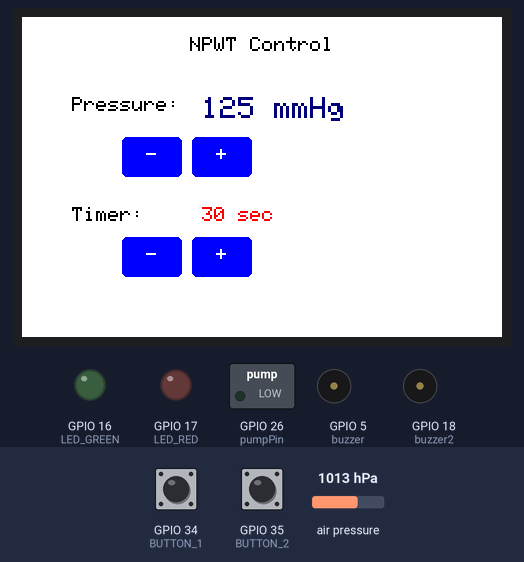
Simulated run of this sketch. Board: ESP32. On the bench: 480×320 colour display, switched loads named in the sketch (green lamp = pin HIGH), output pins drawn as LEDs (lit = HIGH), buzzer (waves = sounding, pin HIGH). The test bench sets the inputs (shaded band); at power-on: GPIO 35 (BUTTON_2) HIGH, GPIO 34 (BUTTON_1) HIGH, air pressure 1013 hPa. What the sketch prints to the serial monitor is not drawn.

Above: at 1.5 s.
1.6 s: GPIO 35 (BUTTON_2) pulled LOW for 0.15 s
At 3.2 s:
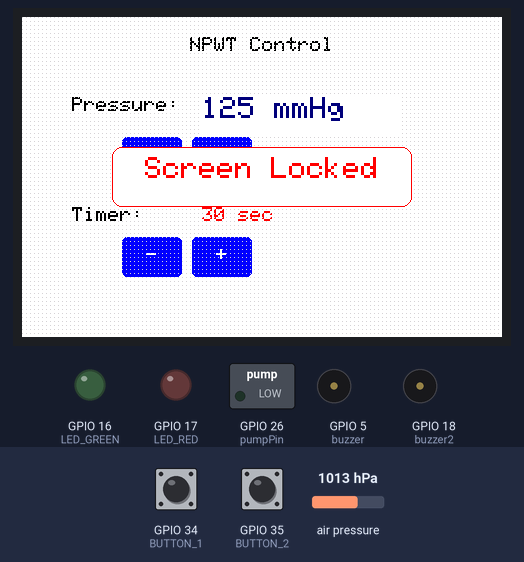
4.7 s: GPIO 34 (BUTTON_1) pulled LOW for 0.15 s
At 6.1 s:
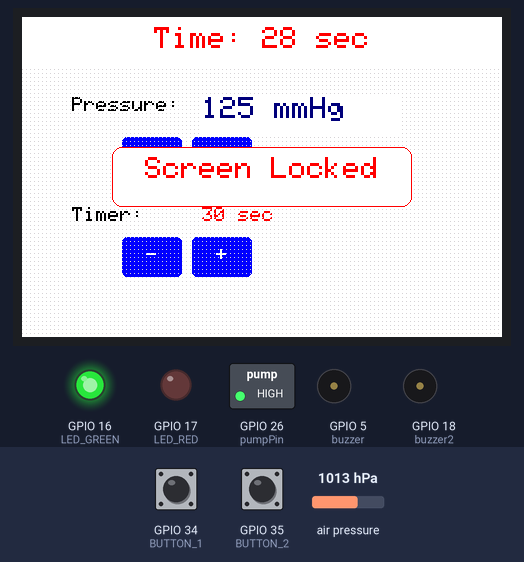
7.8 s: GPIO 35 (BUTTON_2) pulled LOW for 0.15 s
At 9.4 s:
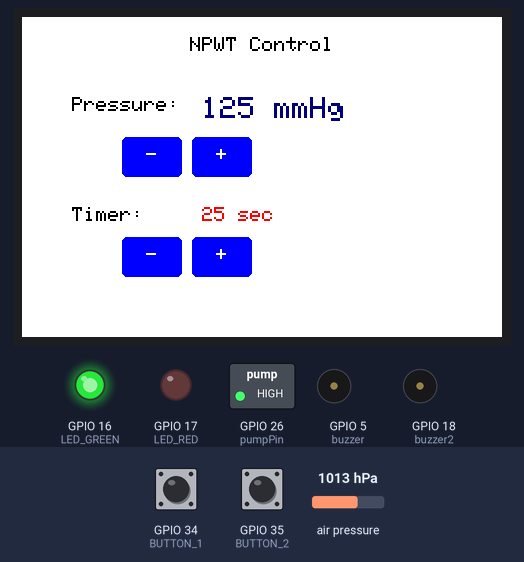
10.9 s: GPIO 34 (BUTTON_1) pulled LOW for 1 s
At 11.19 s:
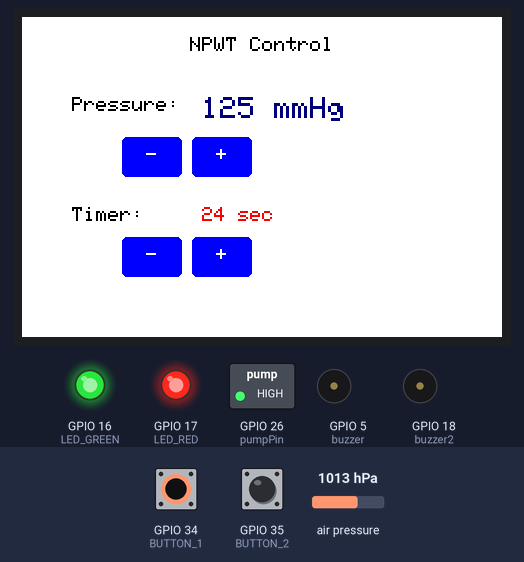
13.4 s: GPIO 34 (BUTTON_1) pulled LOW for 0.15 s
At 13.56 s:
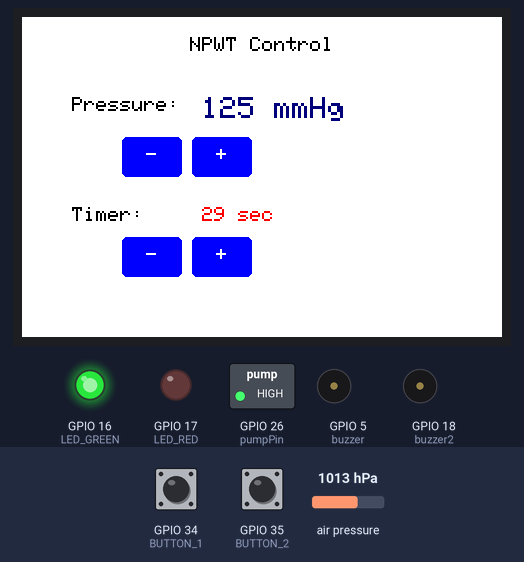
15.0 s: GPIO 35 (BUTTON_2) pulled LOW for 0.15 s
At 18.4 s:
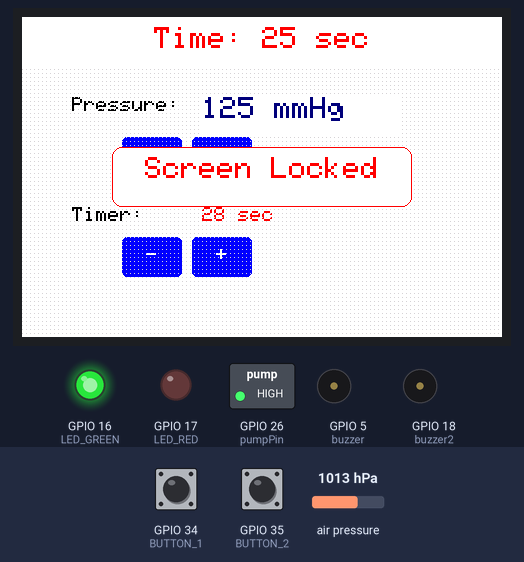
Timing chart, 0 to 19.1 s (numbered marks = the images above; inputs shaded):
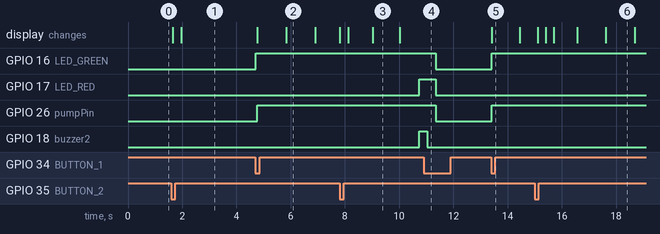

The sketch:

integrasi_ubah_display.ino
```cpp
#include <Wire.h>
#include <Adafruit_Sensor.h>
#include <Adafruit_BMP280.h>
#include <PID_v1_bc.h>
#include <SPI.h>
#include <TFT_eSPI.h>
#include <XPT2046_Touchscreen.h>

// BMP280 setup
Adafruit_BMP280 bmp;
const int pumpPin = 26;
double setpoint = 759.0;
double atm = 925.0;
double error;

double input;
double output = 0;
double kp = 8, ki = 0.5, kd = 1.0;
PID myPID(&input, &output, &setpoint, kp, ki, kd, REVERSE);

const int minOutput = 60;

// PWM settings for ESP32
const int pwmChannel = 0;
const int pwmFreq = 5000;
const int pwmResolution = 8;

// TFT and Touchscreen setup
TFT_eSPI tft = TFT_eSPI();

// Button pins
#define BUTTON_1 34
#define BUTTON_2 35
#define LED_RED 17
#define LED_GREEN 16
#define buzzer 5
#define buzzer2 18

//#define pumpPin 26

// Touchscreen pins
#define XPT2046_IRQ 36
#define XPT2046_MOSI 32
#define XPT2046_MISO 39
#define XPT2046_CLK 25
#define XPT2046_CS 33

// Button states
int lastState_1 = LOW;
int currentState_1;
int lastState_2 = LOW;
int currentState_2;
bool pumpState = false;
bool greenState = false;
bool lockState = false;
bool isBuzzing = false;
unsigned long previousMillis = 0;
const long interval = 500;

//bool buzzerState = false;

SPIClass touchscreenSPI = SPIClass(VSPI);
XPT2046_Touchscreen touchscreen(XPT2046_CS, XPT2046_IRQ);

// Screen dimensions
#define SCREEN_WIDTH 480
#define SCREEN_HEIGHT 320

// Button dimensions and positions
#define BUTTON_WIDTH 60
#define BUTTON_HEIGHT 40
//#define BUTTON_SPACING 20

// Define colors
#define BACKGROUND TFT_WHITE
#define BUTTON_COLOR TFT_BLUE
#define TEXT_COLOR TFT_BLACK
#define VALUE_COLOR TFT_NAVY
#define TIMER_COLOR TFT_RED

// Pressure control
int targetPressure = 125;
const int pressureStep = 5;
const int minPressure = 50;
const int maxPressure = 200;

// Timer variables
unsigned long timerDuration = 0;
unsigned long startTime = 0;
bool timerRunning = false;
int timerValue = 30; // Default timer value in seconds

int count;

// Button coordinates
struct Button {
    int x;
    int y;
    int width;
    int height;
    const char* text;
};

// Define buttons
#define BUTTON_SPACING 10
#define ROW_Y 220
#define ROW_P 120

Button minusBtn = {100, ROW_P, BUTTON_WIDTH, BUTTON_HEIGHT, "-"};
Button plusBtn = {100 + BUTTON_WIDTH + BUTTON_SPACING, ROW_P, BUTTON_WIDTH, BUTTON_HEIGHT, "+"};
Button timerMinusBtn = {100, ROW_Y, BUTTON_WIDTH, BUTTON_HEIGHT, "-"};
Button timerPlusBtn = {100 + BUTTON_WIDTH + BUTTON_SPACING, ROW_Y, BUTTON_WIDTH, BUTTON_HEIGHT, "+"};
//Button startBtn = {50 + 4 * (BUTTON_WIDTH + BUTTON_SPACING), ROW_Y, BUTTON_WIDTH * 1.5, BUTTON_HEIGHT, "Start"};

// Scaling factors
#define X_SCALING 1
#define Y_SCALING 0.7
#define X_OFFSET 25
#define Y_OFFSET 3

void drawButton(Button btn, uint16_t color) {
    tft.fillRoundRect(btn.x, btn.y, btn.width, btn.height, 5, color);
    tft.setTextColor(TFT_WHITE);
    tft.setTextSize(2);
    tft.drawCentreString(btn.text, btn.x + btn.width/2, btn.y + btn.height/4, 1);
}

void drawInterface() {
    tft.fillScreen(BACKGROUND);

    // Draw title
    tft.setTextColor(TEXT_COLOR);
    tft.setTextSize(2);
    tft.drawCentreString("NPWT Control", SCREEN_WIDTH/2, 20, 1);

    // Draw pressure section title
    tft.drawString("Pressure:", 50, 80, 1);

    // Draw pressure value
    tft.setTextColor(VALUE_COLOR);
    tft.setTextSize(3);
    String pressureText = String(targetPressure) + " mmHg";
    tft.drawString(pressureText, 180, 80, 1);

    // Draw timer section title
    tft.setTextColor(TEXT_COLOR);
    tft.setTextSize(2);
    tft.drawString("Timer:", 50, 190, 1);

    // Draw timer value
    updateTimerDisplay();

    // Draw all buttons
    drawButton(minusBtn, BUTTON_COLOR);
    drawButton(plusBtn, BUTTON_COLOR);
    drawButton(timerMinusBtn, BUTTON_COLOR);
    drawButton(timerPlusBtn, BUTTON_COLOR);
    //drawButton(startBtn, timerRunning ? TFT_RED : TFT_GREEN);
}

void updateTimerDisplay() {
    if (lockState) {
        tft.fillRect(0, 0, SCREEN_WIDTH, 50, TFT_WHITE);
        tft.setTextColor(TIMER_COLOR, TFT_WHITE);
        tft.setTextSize(3);

        if (timerRunning) {
            unsigned long remainingTime = (timerDuration - (millis() - startTime)) / 1000;
            if (remainingTime > 0) {
                String timeText = "Time: " + String(remainingTime) + " sec";
                tft.drawCentreString(timeText, SCREEN_WIDTH/2, 10, 1);
            } else {
                timerRunning = false;
                tft.drawCentreString("Time's up!", SCREEN_WIDTH/2, 10, 1);
                greenState = false;
                pumpState = false;
                digitalWrite(LED_RED, LOW);
                analogWrite(pumpPin, 0);
                //tone(buzzer, 2000, 2000);
                tone(buzzer, 4186, 300);
                //delay(300);
                tone(buzzer, 4434.92, 300);
                //delay(300);
                tone(buzzer, 4698.63, 300);
                //delay(300);
                tone(buzzer, 4978, 300);
                //delay(300);
                tone(buzzer, 5274, 300);
                //delay(300);
                noTone(buzzer);
            }
            tft.fillRoundRect(SCREEN_WIDTH/2 - 150, SCREEN_HEIGHT/2 - 30, 300, 60, 10, TFT_WHITE);
            tft.drawRoundRect(SCREEN_WIDTH/2 - 150, SCREEN_HEIGHT/2 - 30, 300, 60, 10, TFT_RED);
            tft.drawCentreString("Screen Locked", SCREEN_WIDTH/2, SCREEN_HEIGHT/2 - 20, 1);
        }
    } else {
        tft.fillRect(180, 180, 200, 30, BACKGROUND);
        tft.setTextColor(TIMER_COLOR);
        tft.setTextSize(2);

        if (timerRunning) {
            unsigned long remainingTime = (timerDuration - (millis() - startTime)) / 1000;
            if (remainingTime > 0) {
                String timeText = String(remainingTime) + " sec";
                tft.drawString(timeText, 180, 190, 1);
            } else {
                timerRunning = false;
                tft.drawString("Time's up!", 180, 190, 1);
                greenState = false;
                pumpState = false;
                digitalWrite(LED_RED, LOW);
                analogWrite(pumpPin, 0);
                //tone(buzzer, 2000, 2000);
                tone(buzzer, 4186, 300);
                //delay(300);
                tone(buzzer, 4434.92, 300);
                //delay(300);
                tone(buzzer, 4698.63, 300);
                //delay(300);
                tone(buzzer, 4978, 300);
                //delay(300);
                tone(buzzer, 5274, 300);
                //delay(300);
                noTone(buzzer);
            }
        } else {
            String timeText = String(timerValue) + " sec";
            tft.drawString(timeText, 180, 190, 1);
        }
    }
}

void showLockMessage() {
    for(int y = 0; y < SCREEN_HEIGHT; y += 4) {
        for(int x = 0; x < SCREEN_WIDTH; x += 4) {
            tft.drawPixel(x, y, TFT_LIGHTGREY);
        }
    }

    tft.setTextColor(TFT_RED, TFT_WHITE);
    tft.setTextSize(3);
    tft.fillRoundRect(SCREEN_WIDTH/2 - 150, SCREEN_HEIGHT/2 - 30, 300, 60, 10, TFT_WHITE);
    tft.drawRoundRect(SCREEN_WIDTH/2 - 150, SCREEN_HEIGHT/2 - 30, 300, 60, 10, TFT_RED);
    tft.drawCentreString("Screen Locked", SCREEN_WIDTH/2, SCREEN_HEIGHT/2 - 20, 1);

    if (timerRunning) {
        tft.fillRect(0, 0, SCREEN_WIDTH, 50, TFT_WHITE);
        tft.setTextColor(TIMER_COLOR, TFT_WHITE);
        tft.setTextSize(3);
        unsigned long remainingTime = (timerDuration - (millis() - startTime)) / 1000;
        if (remainingTime > 0) {
            String timeText = "Time: " + String(remainingTime) + " sec";
            tft.drawCentreString(timeText, SCREEN_WIDTH/2, 10, 1);
        } else {
            tft.drawCentreString("Time's up!", SCREEN_WIDTH/2, 10, 1);
        }
    }
}

void hideLockMessage() {
    drawInterface();
}

bool isButtonPressed(Button btn, int x, int y) {
    return (x >= btn.x && x <= (btn.x + btn.width) &&
            y >= (btn.y) && y <= (btn.y + btn.height));
}

void updatePressure(int change) {
    int newPressure = targetPressure + change;
    if (newPressure >= minPressure && newPressure <= maxPressure) {
        targetPressure = newPressure;
        tft.fillRect(180, 80, 200, 40, BACKGROUND);
        tft.setTextColor(VALUE_COLOR);
        tft.setTextSize(3);
        String pressureText = String(targetPressure) + " mmHg";
        tft.drawString(pressureText, 180, 80, 1);
    }
}

float scaleFromCenter(float value, float center, float scaling) {
    float distance = value - center;
    return center + (distance * scaling);
}

void startTimer() {
    if (!timerRunning) {
        timerRunning = true;
        startTime = millis();
        timerDuration = timerValue * 1000;
        Serial.println("Timer started");
        //drawButton(startBtn, TFT_RED);
    }
}

void stopTimer() {
    if (timerRunning) {
        timerRunning = false;
        digitalWrite(LED_GREEN, LOW);
        Serial.println("Timer stopped");
        //drawButton(startBtn, TFT_GREEN);
    }
}

//ini hapus aja soalnya ga dipake
void control_buzzer(int rt_pressure){
  int threshold = rt_pressure - targetPressure;
  if(threshold > 10){
    greenState = false;
    isBuzzing = true;
    digitalWrite(LED_RED, HIGH);
    digitalWrite(LED_GREEN, LOW);
  } else if(threshold < -10){
    greenState = true;
    isBuzzing = false;
    noTone(buzzer);
    digitalWrite(LED_RED, HIGH);
  } else {
    greenState = true;
    isBuzzing = false;
    noTone(buzzer);
    digitalWrite(LED_RED, LOW);
  }

  if (isBuzzing) {
    unsigned long currentMillis = millis();
    if(currentMillis - previousMillis >= interval){
      previousMillis = currentMillis;
      tone(buzzer, 4186);
      delay(100);
      tone(buzzer, 4434.92);
      delay(100);
      tone(buzzer, 4698.63);
      delay(100);
      tone(buzzer, 4978);
      delay(100);
      tone(buzzer, 5274);
      delay(100);
      noTone(buzzer);
    }
  }
}

void setup() {
    Serial.begin(115200);

    // Initialize physical buttons
    pinMode(BUTTON_1, INPUT);
    pinMode(BUTTON_2, INPUT);
    pinMode(LED_RED, OUTPUT);
    pinMode(LED_GREEN, OUTPUT);
    pinMode(buzzer, OUTPUT);
    pinMode(buzzer2, OUTPUT);

    //digitalWrite(buzzer2, LOW);
    // Initialize touchscreen
    touchscreenSPI.begin(XPT2046_CLK, XPT2046_MISO, XPT2046_MOSI, XPT2046_CS);
    touchscreen.begin(touchscreenSPI);
    touchscreen.setRotation(1);

    // Initialize display
    tft.init();
    tft.setRotation(1);

    // Draw initial interface
    drawInterface();

    // Configure PWM
    pinMode(pumpPin, OUTPUT);

    if (!bmp.begin(0x76)) {
        Serial.println("Could not find BMP280 sensor!");
        while (1);
    }

    myPID.SetMode(AUTOMATIC);
    myPID.SetOutputLimits(minOutput, 255);
    myPID.SetSampleTime(100);

    ledcAttach(pumpPin, pwmFreq, pwmResolution);

    pumpState = false;
    output = 0;
    analogWrite(pumpPin, 0);

}

void loop() {
    // Read pressure from BMP280
    input = bmp.readPressure() / 100.0F; // Read pressure in hPa

    // Convert pressure to mmHg
    float pressure_mmHg = input * 0.750062;

    // Print pressure value to Serial Monitor in mmHg
    Serial.print("Pressure = ");
    Serial.print(input); // Print pressure in mmHg
    Serial.print(" hPa");
    Serial.print("  PWM: ");
    Serial.print(output);
    Serial.print("\t");
    Serial.print("error: ");
    Serial.print(error);
    Serial.print(" hPa");
    Serial.print("count: ");
    Serial.println(count);

    setpoint = atm - (targetPressure * 1.33);


    if (pumpState) {
        count++;
        int rt_pressure = pressure_mmHg; // Use the converted pressure value
        //unsigned long currentMillis = millis();
        //int interval;
        //control_buzzer(rt_pressure);
        error = input - setpoint;
        if (error > 10) {
          output = minOutput + (kp * error);
        if(error > 70 && count > 500){
          digitalWrite(buzzer2, HIGH);
          digitalWrite(LED_RED, HIGH);
          delay(300);
          digitalWrite(buzzer2, LOW);
          delay(300);
        }
          //buzzerState = true;
            if (output > 255) output = 255;
    }   else {
           myPID.Compute();
           digitalWrite(buzzer2, LOW);
           digitalWrite(LED_RED, LOW);
      }

      analogWrite(pumpPin, output);
    }
    else{
      analogWrite(pumpPin, 0);
      }

    //setpoint = targetPressure * 1.33;


    // Activate buzzer safety system ONLY if treatment has started (pump is on)
    //int rt_pressure = 0;

    // Update pressure display on TFT with the TARGET pressure (setpoint)
    tft.fillRect(180, 80, 200, 40, BACKGROUND);
    tft.setTextColor(VALUE_COLOR);
    tft.setTextSize(3);
    String pressureText = String(targetPressure) + " mmHg"; // Display target pressure
    tft.drawString(pressureText, 180, 80, 1);

    // Rest of the PID and pump control logic (still uses hPa for calculations)
    /*double error = input - setpoint;
    if (error > 10) {
        output = minOutput + (kp * error);
        if (output > 255) output = 255;
    } else {
        myPID.Compute();
    }*/

    // Use analogWrite instead of ledcWrite
    //analogWrite(pumpPin, output);


    // Handle physical buttons
    currentState_1 = digitalRead(BUTTON_1);

    if (lastState_1 == HIGH && currentState_1 == LOW) {
        if (!pumpState) {
            digitalWrite(LED_GREEN, HIGH);
            count = 0;
            pumpState = true;
            greenState = true;
            //control_buzzer(rt_pressure);
            startTimer();
            //ledcWrite(pumpPin, output);
        } else  {
            digitalWrite(LED_GREEN, LOW);
            digitalWrite(LED_RED, LOW);
            //noTone(buzzer);
            pumpState = false;
            greenState = false;
            output = 0;
            analogWrite(pumpPin, 0);
            stopTimer();
        }

        Serial.print("Pump state: ");
        Serial.print(pumpState);
        Serial.println("\t");

    }
    lastState_1 = currentState_1;


    currentState_2 = digitalRead(BUTTON_2);
    if (lastState_2 == HIGH && currentState_2 == LOW) {
        lockState = !lockState;

        if (lockState) {
            showLockMessage();
        } else {
            hideLockMessage();
        }

        Serial.print("Lock state: ");
        Serial.print(lockState);
        Serial.println("\t");
    }
    lastState_2 = currentState_2;

    if(greenState){
        digitalWrite(LED_GREEN, HIGH);
    } else {
        digitalWrite(LED_GREEN, LOW);
    }

    if (!lockState) {
        if (touchscreen.tirqTouched() && touchscreen.touched()) {
            TS_Point p = touchscreen.getPoint();

            float mappedX = map(p.x, 3822, 305, 1, 480);
            float mappedY = map(p.y, 3775, 376, 1, 320);

            float screenCenterX = 240;
            float screenCenterY = 160;

            mappedX = scaleFromCenter(mappedX, screenCenterX, X_SCALING) + X_OFFSET;
            mappedY = scaleFromCenter(mappedY, screenCenterY, Y_SCALING) + Y_OFFSET;

            int touchX = mappedX;
            int touchY = mappedY;

            if (isButtonPressed(minusBtn, touchX, touchY)) {
                updatePressure(-pressureStep);
            }
            else if (isButtonPressed(plusBtn, touchX, touchY)) {
                updatePressure(pressureStep);
            }
            else if (isButtonPressed(timerMinusBtn, touchX, touchY) && !timerRunning) {
                if (timerValue > 5) timerValue -= 5;
                updateTimerDisplay();
            }
            else if (isButtonPressed(timerPlusBtn, touchX, touchY) && !timerRunning) {
                if (timerValue < 3600) timerValue += 5;
                updateTimerDisplay();
            }
            //else if (isButtonPressed(startBtn, touchX, touchY)) {
                //if (!timerRunning) {
                    //startTimer();
                //} else {
                    //stopTimer();
                //}
            //}
            delay(200);
        }
    }

    if (timerRunning) {
        static unsigned long lastUpdate = 0;
        if (millis() - lastUpdate >= 1000) {
            updateTimerDisplay();
            lastUpdate = millis();
        }
    }

    //delay(100);
}
```

Measured:
- after the input at 1.6 s, the display: first changes after 0.06 s (image 1 shows a later state)
- after the input at 4.7 s, GPIO 16 (LED_GREEN): LOW → HIGH at once; GPIO 26 (pumpPin): LOW → HIGH after 0.07 s; the display: first changes after 0.07 s (image 2 shows a later state)
- after the input at 7.8 s, the display: first changes at once (image 3 shows a later state)
- after the input at 10.9 s, GPIO 16 (LED_GREEN), GPIO 17 (LED_RED), GPIO 26 (pumpPin): HIGH → LOW after 0.45 s; GPIO 18 (buzzer2): goes on until 11.0 s, then stays LOW
- after the input at 13.4 s, GPIO 16 (LED_GREEN), GPIO 26 (pumpPin): LOW → HIGH at once; the display: changes at once (image 5)
- after the input at 15.0 s, the display: first changes after 0.10 s (image 6 shows a later state)
- what the display in image 6 shows lasts 1.1 s, from 17.6 s to 18.7 s
